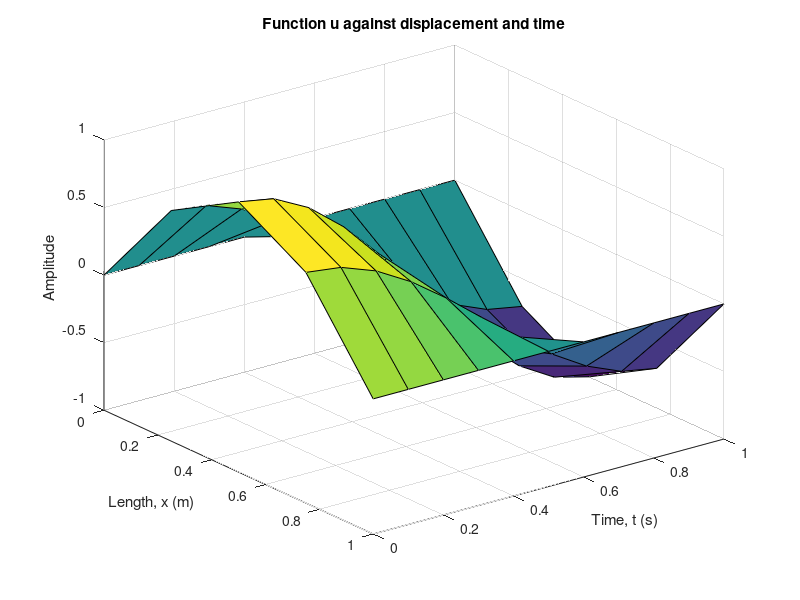

Write MATLAB code to recreate this figure.
clear;
% Question 4 

% Defining time and space steps
dt = 0.1;
dx = 0.25;

% Defining time and space array axes
L = 1;
t = 0:dt:1;
x = 0:dx:L;

% Creating an empty mesh
u = zeros(length(x),length(t));

% Function u(i,j) in index form
u(1,:) = 0;         % u(0, t) = 0
u(end,:) = 0;       % u(L, t) = 0
u(:,1) = sin(pi*x); % u(x, 0) = f(x)

% First values determined by Neumann Boundary
for i = 2:length(x)-1
    u(i,2) = (21/25)*(sin(x(i)*pi)) + (2/25)*(u(i+1,1) + u(i-1,1));
end

% All other values infront of the known values
for j = 3:length(t)
    for i = 2:length(x)-1
      u(i,j) = (42/25)*u(i,j-1) + (4/25)*(u(i-1,j-1) ...
             + u(i+1,j-1)) - u(i,j-2);
    end
end

% Plotting the figure
figure;
surf(t,x,u);                    % 3D Surface Plot
set(gca, 'YDir', 'reverse');    % Flip x axis to go from 0 to 1
title("Function u against displacement and time");
xlabel('Time, t (s)');
ylabel('Length, x (m)');
zlabel('Amplitude');